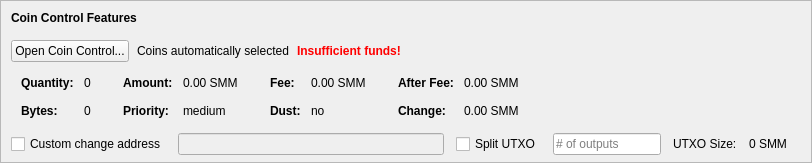
    <widget class="QFrame" name="frameCoinControl">
     <property name="sizePolicy">
      <sizepolicy hsizetype="Expanding" vsizetype="Expanding">
       <horstretch>0</horstretch>
       <verstretch>0</verstretch>
      </sizepolicy>
     </property>
     <property name="maximumSize">
      <size>
       <width>16777215</width>
       <height>16777215</height>
      </size>
     </property>
     <property name="frameShape">
      <enum>QFrame::StyledPanel</enum>
     </property>
     <property name="frameShadow">
      <enum>QFrame::Sunken</enum>
     </property>
     <layout class="QVBoxLayout" name="verticalLayoutCoinControl2">
      <property name="spacing">
       <number>0</number>
      </property>
      <property name="leftMargin">
       <number>0</number>
      </property>
      <property name="topMargin">
       <number>0</number>
      </property>
      <property name="rightMargin">
       <number>0</number>
      </property>
      <property name="bottomMargin">
       <number>6</number>
      </property>
      <item>
       <layout class="QVBoxLayout" name="verticalLayoutCoinControl" stretch="0,0,0,0,1">
        <property name="spacing">
         <number>0</number>
        </property>
        <property name="leftMargin">
         <number>10</number>
        </property>
        <property name="topMargin">
         <number>10</number>
        </property>
        <item>
         <layout class="QHBoxLayout" name="horizontalLayoutCoinControl1">
          <property name="bottomMargin">
           <number>15</number>
          </property>
          <item>
           <widget class="QLabel" name="labelCoinControlFeatures">
            <property name="sizePolicy">
             <sizepolicy hsizetype="Preferred" vsizetype="Maximum">
              <horstretch>0</horstretch>
              <verstretch>0</verstretch>
             </sizepolicy>
            </property>
            <property name="font">
             <font>
              <weight>75</weight>
              <bold>true</bold>
             </font>
            </property>
            <property name="styleSheet">
             <string notr="true">font-weight:bold;</string>
            </property>
            <property name="text">
             <string>Coin Control Features</string>
            </property>
           </widget>
          </item>
         </layout>
        </item>
        <item>
         <layout class="QHBoxLayout" name="horizontalLayoutCoinControl2" stretch="0,0,0,0">
          <property name="spacing">
           <number>8</number>
          </property>
          <property name="bottomMargin">
           <number>10</number>
          </property>
          <item>
           <widget class="QPushButton" name="pushButtonCoinControl">
            <property name="styleSheet">
             <string notr="true"/>
            </property>
            <property name="text">
             <string>Open Coin Control...</string>
            </property>
            <property name="autoDefault">
             <bool>false</bool>
            </property>
           </widget>
          </item>
          <item>
           <widget class="QLabel" name="labelCoinControlAutomaticallySelected">
            <property name="text">
             <string>Coins automatically selected</string>
            </property>
            <property name="margin">
             <number>5</number>
            </property>
           </widget>
          </item>
          <item>
           <widget class="QLabel" name="labelCoinControlInsuffFunds">
            <property name="font">
             <font>
              <weight>75</weight>
              <bold>true</bold>
             </font>
            </property>
            <property name="styleSheet">
             <string notr="true">color:red;font-weight:bold;</string>
            </property>
            <property name="text">
             <string>Insufficient funds!</string>
            </property>
            <property name="margin">
             <number>5</number>
            </property>
           </widget>
          </item>
          <item>
           <spacer name="horizontalSpacerCoinControl">
            <property name="orientation">
             <enum>Qt::Horizontal</enum>
            </property>
            <property name="sizeHint" stdset="0">
             <size>
              <width>40</width>
              <height>1</height>
             </size>
            </property>
           </spacer>
          </item>
         </layout>
        </item>
        <item>
         <widget class="QWidget" name="widgetCoinControl" native="true">
          <property name="sizePolicy">
           <sizepolicy hsizetype="Preferred" vsizetype="Preferred">
            <horstretch>0</horstretch>
            <verstretch>0</verstretch>
           </sizepolicy>
          </property>
          <property name="minimumSize">
           <size>
            <width>0</width>
            <height>0</height>
           </size>
          </property>
          <property name="styleSheet">
           <string notr="true"/>
          </property>
          <layout class="QHBoxLayout" name="horizontalLayoutCoinControl5">
           <property name="leftMargin">
            <number>0</number>
           </property>
           <property name="topMargin">
            <number>0</number>
           </property>
           <property name="rightMargin">
            <number>0</number>
           </property>
           <property name="bottomMargin">
            <number>0</number>
           </property>
           <item>
            <layout class="QHBoxLayout" name="horizontalLayoutCoinControl3" stretch="0,0,0,1">
             <property name="spacing">
              <number>20</number>
             </property>
             <property name="topMargin">
              <number>0</number>
             </property>
             <property name="bottomMargin">
              <number>10</number>
             </property>
             <item>
              <layout class="QFormLayout" name="formLayoutCoinControl1">
               <property name="horizontalSpacing">
                <number>10</number>
               </property>
               <property name="verticalSpacing">
                <number>14</number>
               </property>
               <property name="leftMargin">
                <number>10</number>
               </property>
               <property name="topMargin">
                <number>4</number>
               </property>
               <property name="rightMargin">
                <number>6</number>
               </property>
               <item row="0" column="0">
                <widget class="QLabel" name="labelCoinControlQuantityText">
                 <property name="font">
                  <font>
                   <weight>75</weight>
                   <bold>true</bold>
                  </font>
                 </property>
                 <property name="text">
                  <string>Quantity:</string>
                 </property>
                 <property name="margin">
                  <number>0</number>
                 </property>
                </widget>
               </item>
               <item row="0" column="1">
                <widget class="QLabel" name="labelCoinControlQuantity">
                 <property name="cursor">
                  <cursorShape>IBeamCursor</cursorShape>
                 </property>
                 <property name="contextMenuPolicy">
                  <enum>Qt::ActionsContextMenu</enum>
                 </property>
                 <property name="text">
                  <string notr="true">0</string>
                 </property>
                 <property name="margin">
                  <number>0</number>
                 </property>
                 <property name="textInteractionFlags">
                  <set>Qt::LinksAccessibleByMouse|Qt::TextSelectableByKeyboard|Qt::TextSelectableByMouse</set>
                 </property>
                </widget>
               </item>
               <item row="1" column="0">
                <widget class="QLabel" name="labelCoinControlBytesText">
                 <property name="font">
                  <font>
                   <weight>75</weight>
                   <bold>true</bold>
                  </font>
                 </property>
                 <property name="text">
                  <string>Bytes:</string>
                 </property>
                </widget>
               </item>
               <item row="1" column="1">
                <widget class="QLabel" name="labelCoinControlBytes">
                 <property name="cursor">
                  <cursorShape>IBeamCursor</cursorShape>
                 </property>
                 <property name="contextMenuPolicy">
                  <enum>Qt::ActionsContextMenu</enum>
                 </property>
                 <property name="text">
                  <string notr="true">0</string>
                 </property>
                 <property name="textInteractionFlags">
                  <set>Qt::LinksAccessibleByMouse|Qt::TextSelectableByKeyboard|Qt::TextSelectableByMouse</set>
                 </property>
                </widget>
               </item>
              </layout>
             </item>
             <item>
              <layout class="QFormLayout" name="formLayoutCoinControl2">
               <property name="horizontalSpacing">
                <number>10</number>
               </property>
               <property name="verticalSpacing">
                <number>14</number>
               </property>
               <property name="leftMargin">
                <number>6</number>
               </property>
               <property name="topMargin">
                <number>4</number>
               </property>
               <property name="rightMargin">
                <number>6</number>
               </property>
               <item row="0" column="0">
                <widget class="QLabel" name="labelCoinControlAmountText">
                 <property name="font">
                  <font>
                   <weight>75</weight>
                   <bold>true</bold>
                  </font>
                 </property>
                 <property name="text">
                  <string>Amount:</string>
                 </property>
                 <property name="margin">
                  <number>0</number>
                 </property>
                </widget>
               </item>
               <item row="0" column="1">
                <widget class="QLabel" name="labelCoinControlAmount">
                 <property name="cursor">
                  <cursorShape>IBeamCursor</cursorShape>
                 </property>
                 <property name="contextMenuPolicy">
                  <enum>Qt::ActionsContextMenu</enum>
                 </property>
                 <property name="text">
                  <string notr="true">0.00 SMM</string>
                 </property>
                 <property name="textInteractionFlags">
                  <set>Qt::LinksAccessibleByMouse|Qt::TextSelectableByKeyboard|Qt::TextSelectableByMouse</set>
                 </property>
                </widget>
               </item>
               <item row="1" column="0">
                <widget class="QLabel" name="labelCoinControlPriorityText">
                 <property name="font">
                  <font>
                   <weight>75</weight>
                   <bold>true</bold>
                  </font>
                 </property>
                 <property name="text">
                  <string>Priority:</string>
                 </property>
                </widget>
               </item>
               <item row="1" column="1">
                <widget class="QLabel" name="labelCoinControlPriority">
                 <property name="cursor">
                  <cursorShape>IBeamCursor</cursorShape>
                 </property>
                 <property name="contextMenuPolicy">
                  <enum>Qt::ActionsContextMenu</enum>
                 </property>
                 <property name="text">
                  <string>medium</string>
                 </property>
                 <property name="textInteractionFlags">
                  <set>Qt::LinksAccessibleByMouse|Qt::TextSelectableByKeyboard|Qt::TextSelectableByMouse</set>
                 </property>
                </widget>
               </item>
              </layout>
             </item>
             <item>
              <layout class="QFormLayout" name="formLayoutCoinControl3">
               <property name="horizontalSpacing">
                <number>10</number>
               </property>
               <property name="verticalSpacing">
                <number>14</number>
               </property>
               <property name="leftMargin">
                <number>6</number>
               </property>
               <property name="topMargin">
                <number>4</number>
               </property>
               <property name="rightMargin">
                <number>6</number>
               </property>
               <item row="0" column="0">
                <widget class="QLabel" name="labelCoinControlFeeText">
                 <property name="font">
                  <font>
                   <weight>75</weight>
                   <bold>true</bold>
                  </font>
                 </property>
                 <property name="text">
                  <string>Fee:</string>
                 </property>
                 <property name="margin">
                  <number>0</number>
                 </property>
                </widget>
               </item>
               <item row="0" column="1">
                <widget class="QLabel" name="labelCoinControlFee">
                 <property name="cursor">
                  <cursorShape>IBeamCursor</cursorShape>
                 </property>
                 <property name="contextMenuPolicy">
                  <enum>Qt::ActionsContextMenu</enum>
                 </property>
                 <property name="text">
                  <string notr="true">0.00 SMM</string>
                 </property>
                 <property name="textInteractionFlags">
                  <set>Qt::LinksAccessibleByMouse|Qt::TextSelectableByKeyboard|Qt::TextSelectableByMouse</set>
                 </property>
                </widget>
               </item>
               <item row="1" column="0">
                <widget class="QLabel" name="labelCoinControlLowOutputText">
                 <property name="font">
                  <font>
                   <weight>75</weight>
                   <bold>true</bold>
                  </font>
                 </property>
                 <property name="text">
                  <string>Dust:</string>
                 </property>
                </widget>
               </item>
               <item row="1" column="1">
                <widget class="QLabel" name="labelCoinControlLowOutput">
                 <property name="cursor">
                  <cursorShape>IBeamCursor</cursorShape>
                 </property>
                 <property name="contextMenuPolicy">
                  <enum>Qt::ActionsContextMenu</enum>
                 </property>
                 <property name="text">
                  <string>no</string>
                 </property>
                 <property name="textInteractionFlags">
                  <set>Qt::LinksAccessibleByMouse|Qt::TextSelectableByKeyboard|Qt::TextSelectableByMouse</set>
                 </property>
                </widget>
               </item>
              </layout>
             </item>
             <item>
              <layout class="QFormLayout" name="formLayoutCoinControl4">
               <property name="horizontalSpacing">
                <number>10</number>
               </property>
               <property name="verticalSpacing">
                <number>14</number>
               </property>
               <property name="leftMargin">
                <number>6</number>
               </property>
               <property name="topMargin">
                <number>4</number>
               </property>
               <property name="rightMargin">
                <number>6</number>
               </property>
               <item row="0" column="0">
                <widget class="QLabel" name="labelCoinControlAfterFeeText">
                 <property name="font">
                  <font>
                   <weight>75</weight>
                   <bold>true</bold>
                  </font>
                 </property>
                 <property name="text">
                  <string>After Fee:</string>
                 </property>
                 <property name="margin">
                  <number>0</number>
                 </property>
                </widget>
               </item>
               <item row="0" column="1">
                <widget class="QLabel" name="labelCoinControlAfterFee">
                 <property name="cursor">
                  <cursorShape>IBeamCursor</cursorShape>
                 </property>
                 <property name="contextMenuPolicy">
                  <enum>Qt::ActionsContextMenu</enum>
                 </property>
                 <property name="text">
                  <string notr="true">0.00 SMM</string>
                 </property>
                 <property name="textInteractionFlags">
                  <set>Qt::LinksAccessibleByMouse|Qt::TextSelectableByKeyboard|Qt::TextSelectableByMouse</set>
                 </property>
                </widget>
               </item>
               <item row="1" column="0">
                <widget class="QLabel" name="labelCoinControlChangeText">
                 <property name="font">
                  <font>
                   <weight>75</weight>
                   <bold>true</bold>
                  </font>
                 </property>
                 <property name="text">
                  <string>Change:</string>
                 </property>
                </widget>
               </item>
               <item row="1" column="1">
                <widget class="QLabel" name="labelCoinControlChange">
                 <property name="cursor">
                  <cursorShape>IBeamCursor</cursorShape>
                 </property>
                 <property name="contextMenuPolicy">
                  <enum>Qt::ActionsContextMenu</enum>
                 </property>
                 <property name="text">
                  <string notr="true">0.00 SMM</string>
                 </property>
                 <property name="textInteractionFlags">
                  <set>Qt::LinksAccessibleByMouse|Qt::TextSelectableByKeyboard|Qt::TextSelectableByMouse</set>
                 </property>
                </widget>
               </item>
              </layout>
             </item>
            </layout>
           </item>
          </layout>
         </widget>
        </item>
        <item>
         <layout class="QHBoxLayout" name="horizontalLayoutCoinControl4" stretch="0,0,0,0,0,0,0">
          <property name="spacing">
           <number>12</number>
          </property>
          <property name="sizeConstraint">
           <enum>QLayout::SetDefaultConstraint</enum>
          </property>
          <property name="topMargin">
           <number>5</number>
          </property>
          <property name="rightMargin">
           <number>5</number>
          </property>
          <item>
           <widget class="QCheckBox" name="checkBoxCoinControlChange">
            <property name="toolTip">
             <string>If this is activated, but the change address is empty or invalid, change will be sent to a newly generated address.</string>
            </property>
            <property name="text">
             <string>Custom change address</string>
            </property>
           </widget>
          </item>
          <item>
           <widget class="QValidatedLineEdit" name="lineEditCoinControlChange">
            <property name="enabled">
             <bool>false</bool>
            </property>
            <property name="sizePolicy">
             <sizepolicy hsizetype="Expanding" vsizetype="Fixed">
              <horstretch>0</horstretch>
              <verstretch>0</verstretch>
             </sizepolicy>
            </property>
           </widget>
          </item>
          <item>
           <widget class="QCheckBox" name="splitBlockCheckBox">
            <property name="text">
             <string>Split UTXO</string>
            </property>
           </widget>
          </item>
          <item>
           <widget class="QLineEdit" name="splitBlockLineEdit">
            <property name="sizePolicy">
             <sizepolicy hsizetype="Fixed" vsizetype="Fixed">
              <horstretch>50</horstretch>
              <verstretch>0</verstretch>
             </sizepolicy>
            </property>
            <property name="placeholderText">
             <string># of outputs</string>
            </property>
           </widget>
          </item>
          <item>
           <widget class="QLabel" name="labelBlockSizeText">
            <property name="text">
             <string>UTXO Size:</string>
            </property>
           </widget>
          </item>
          <item>
           <widget class="QLabel" name="labelBlockSize">
            <property name="text">
             <string>0 SMM</string>
            </property>
           </widget>
          </item>
          <item>
           <widget class="QLabel" name="labelCoinControlChangeLabel">
            <property name="sizePolicy">
             <sizepolicy hsizetype="Preferred" vsizetype="Expanding">
              <horstretch>0</horstretch>
              <verstretch>0</verstretch>
             </sizepolicy>
            </property>
            <property name="minimumSize">
             <size>
              <width>0</width>
              <height>0</height>
             </size>
            </property>
            <property name="text">
             <string/>
            </property>
            <property name="margin">
             <number>3</number>
            </property>
           </widget>
          </item>
         </layout>
        </item>
        <item>
         <spacer name="verticalSpacerCoinControl">
          <property name="orientation">
           <enum>Qt::Vertical</enum>
          </property>
          <property name="sizeHint" stdset="0">
           <size>
            <width>800</width>
            <height>1</height>
           </size>
          </property>
         </spacer>
        </item>
       </layout>
      </item>
     </layout>
    </widget>
